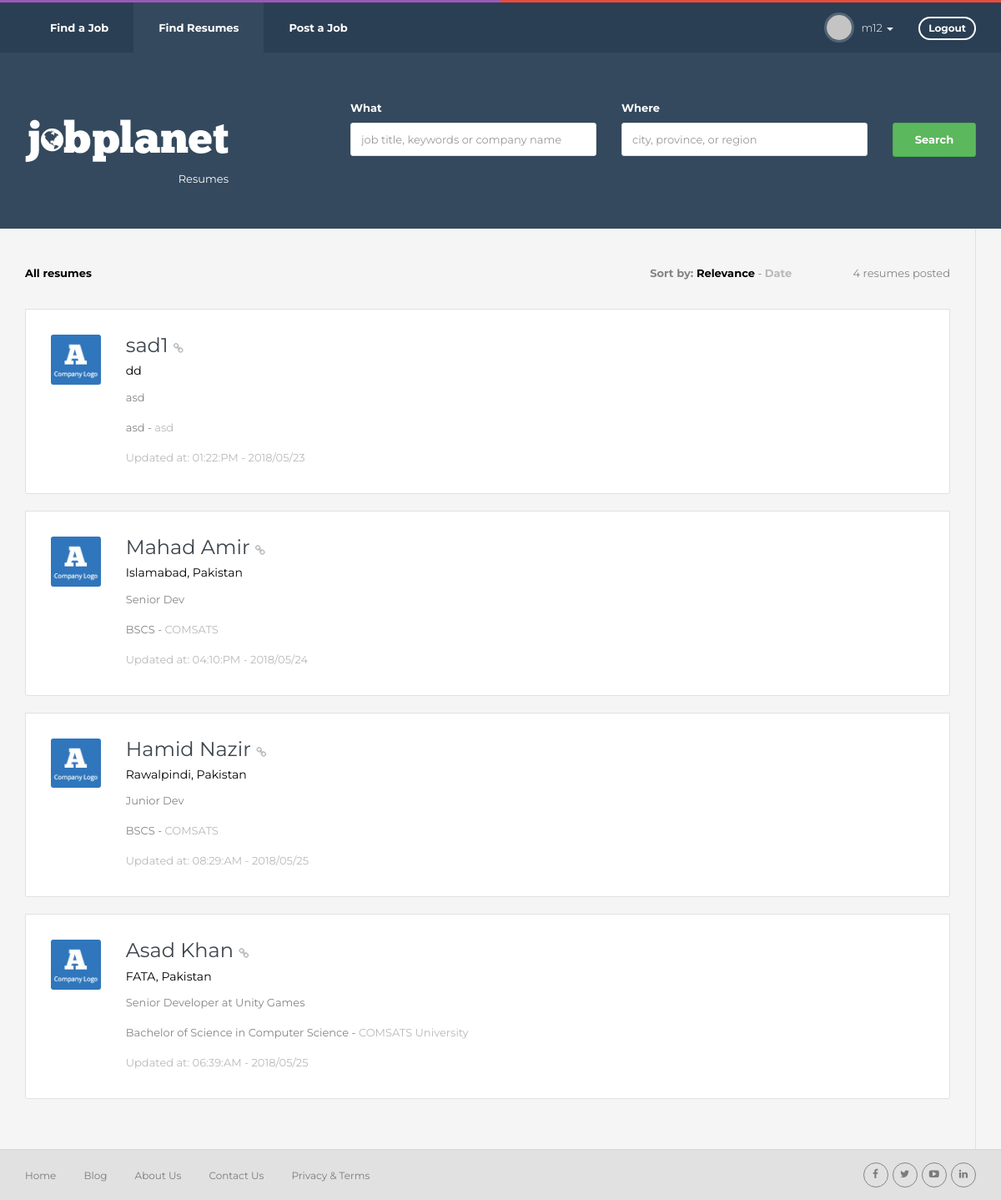
The app's page /resume_list.php (signed in) with its own data.
### tables this page shows
CREATE TABLE IF NOT EXISTS `resume` (
  `ResumeId` int(11) NOT NULL AUTO_INCREMENT,
  `CandidateId` text NOT NULL,
  `FullName` text NOT NULL,
  `Title` text NOT NULL,
  `Degree` text NOT NULL,
  `University` text NOT NULL,
  `Cgpa` text NOT NULL,
  `WorkExperience` mediumtext,
  `AdditionalInformation` mediumtext,
  `Location` text,
  `ListingTime` text NOT NULL,
  `ListingTimeString` text NOT NULL,
  PRIMARY KEY (`ResumeId`)
);

### resume_list.php (the view, shortened to what this page needs)
<?php
if(isset($_SESSION['user'])){
$query = "select * from resume";
$con = mysqli_connect('localhost', 'root', '', 'jobportal');
$res = mysqli_query($con, $query);
$page = "findresumes";
include('header.php');
?>
        <div class="container">
          <div class="row">
            <div class="col-md-4">
              <div class="logo text-center-sm inline"> <a href="index.php">
                  <img src="assets/theme/images/logo.png" alt="">
                  <div class="label-add">Resumes</div>
                </a>
              </div>
            </div>
            <div class="col-md-8">
              <form class="form-search-list" action="job_list.php">
                <div class="row">
                  <div class="col-sm-5 col-xs-6 ">
                    <div class="form-group">
                      <label class="color-white">What</label>
                      <input name="keyword" class="form-control" placeholder="job title, keywords or company name" >
                    </div>
                  </div>
                  <div class="col-sm-5 col-xs-6 ">
                    <div class="form-group">
                      <label class="color-white">Where</label>
                      <input name="location" class="form-control" placeholder="city, province, or region">
                    </div>
                  </div>
                  <div class="col-sm-2 col-xs-12 ">
                    <div class="form-group">
                      <label class="hidden-xs">&nbsp;</label>
                      <button class="btn btn-block btn-theme  btn-success">Search</button>
                    </div>
                  </div>
                </div>
              </form>
            </div>
          </div>
        </div>
      </header>
      <div class="body-content clearfix" >
        <div class="bg-color2">
          <div class="container">
            <div class="row">
              <div class="col-md-12">
                <div class="block-section-sm box-list-area">
                  <div class="row hidden-xs">
                    <div class="col-sm-6  ">
                      <p><strong class="color-black">All resumes</strong></p>
                    </div>
                    <div class="col-xs-4">
                      <p class="text-right">
                        <strong>Sort by: </strong>
                        <a href="resume_list.php" class="<?php if(!(isset($_GET['sortby'])))echo 'link-black'; else echo'color-white-mute'?>"><strong>Relevance</strong></a>
                        -
                        <a href="resume_list.php?sortby=date" class="<?php if(isset($_GET['sortby']))echo 'link-black'; else echo'color-white-mute'?>"><strong>Date</strong></a>
                      </p>
                    </div>
                    <div class="col-sm-2">
                      <p class="text-right">
                        <?php $count = mysqli_num_rows($res);
                              echo $count.' resumes posted';
                        ?>
                      </p>
                    </div>
                  </div>
                   <?php
                   if(mysqli_num_rows($res) > 0){
                    while($row = mysqli_fetch_assoc($res)){
                   ?>
                   <div class="box-list">
                    <div class="item">
                      <div class="row">
                        <div class="col-md-1 hidden-sm hidden-xs"><div class="img-item"><img src="./assets/theme/images/company-logo/1.jpg" alt=""></div></div>
                        <div class="col-md-11">
                          <h3 class="no-margin-top"><a href="resume_details.php?rid=<?=$row['ResumeId']?>"> <?=$row['FullName'] ?> <i class="fa fa-link color-white-mute font-1x"></i></a></h3>
                          <h5><span class="color-black"><?=$row['Location'] ?></span></h5>
                          <p class="text-truncate "><?=$row['Title'] ?></p>
                          <p class="text-truncate "><?=$row['Degree'] ?> - <span class="color-white-mute"> <?=$row['University'] ?> </span></p>
                          <div>
                            <span class="color-white-mute"><?='Updated at: '.$row['ListingTimeString']?></span>
                          </div>
                        </div>
                      </div>
                    </div>
                  </div>
                    <?php }
                  }?>
              </div>
            </div>
          </div>
        </div>
    </div>
    <?php include('footer.php'); ?>
  </div>
  </body>
</html>
<?php }
else
include('error_not_loggedin.php');
?>

### header.php (shortened to what this page needs)
<!DOCTYPE html>
<html lang="en" >
  <head>
    <link href="assets/plugins/bootstrap-3.3.2/css/bootstrap.min.css" rel="stylesheet">
    <link href="assets/plugins/font-awesome-4.2.0/css/font-awesome.min.css" rel="stylesheet">
    <link href="assets/plugins/magnific-popup/magnific-popup.css" rel="stylesheet">
    <link href="assets/theme/css/theme.css" rel="stylesheet">
    <link href="assets/theme/css/theme-custom.css" rel="stylesheet">
  </head>
  <body>
    <div class="wrapper">
      <header class="main-header">
        <nav class="navbar navbar-default main-navbar hidden-sm hidden-xs">
          <div class="container">
            <div class="collapse navbar-collapse" id="bs-example-navbar-collapse-1">
              <ul class="nav navbar-nav">
                <li class="<?php if(isset($page))if($page == 'findjob')echo 'active'?>"><a href="index.php"><strong>Find a Job</strong></a></li>
                <li class="<?php if(isset($page))if($page == 'findresumes')echo 'active'?>"><a href="resume_list.php"><strong>Find Resumes</strong></a></li>
                <li class="<?php if(isset($page))if($page == 'postjob')echo 'active'?>"><a href="job_post_2.php"><strong>Post a Job</strong></a></li>
              </ul>
              <?php if(isset($_SESSION['user'])){ ?>
              <ul class="nav navbar-nav navbar-right">
                <li class="dropdown">
                  <a href="#" class="link-profile dropdown-toggle"  data-toggle="dropdown" >
                    <img src="assets/theme/images/people/4.jpg" alt="" class="img-profile"> &nbsp; <?php echo $_SESSION['user'] ?> <b class="caret"></b>
                  </a>
                </li>
                <li class="link-btn">
                <form action="header.php">
                    <input style="margin-top:17px;"  class="btn btn-theme  btn-pill btn-xs btn-line" name="logout" type="submit" value="Logout" />
                </form>
                </li>
              </ul>
              <?php } ?>
            </div>
          </div>
        </nav>

### footer.php (shortened to what this page needs)
<footer class="main-footer">
<div class="container">
  <div class="row">
    <div class="col-sm-6">
      <ul class="list-inline link-footer text-center-xs">
        <li><a href="index.php">Home</a></li>
        <li><a href="blog.php">Blog</a></li>
        <li><a href="about.php">About Us</a></li>
        <li><a href="contact.php">Contact Us</a></li>
        <li><a href="terms_privacy.php">Privacy & Terms</a></li>
      </ul>
    </div>
    <div class="col-sm-6 ">
      <div class="socials text-right text-center-xs">
        <a href="#"><i class="fa fa-facebook"></i></a>
        <a href="#"><i class="fa fa-twitter"></i></a>
        <a href="#"><i class="fa fa-youtube-play"></i></a>
        <a href="#"><i class="fa fa-linkedin"></i></a>
      </div>
    </div>
  </div>
</div>
</footer>

### records on screen
resume: FullName "sad1", Location "dd", Title "asd", Degree "asd", University "asd", ListingTimeString "01:22:PM - 2018/05/23"
resume: FullName "Mahad Amir", Location "Islamabad, Pakistan", Title "Senior Dev", Degree "BSCS", University "COMSATS", ListingTimeString "04:10:PM - 2018/05/24"
resume: FullName "Hamid Nazir", Location "Rawalpindi, Pakistan", Title "Junior Dev", Degree "BSCS", University "COMSATS", ListingTimeString "08:29:AM - 2018/05/25"
resume: FullName "Asad Khan", Location "FATA, Pakistan", Title "Senior Developer at Unity Games", Degree "Bachelor of Science in Computer Science", University "COMSATS University", ListingTimeString "06:39:AM - 2018/05/25"

### other values on screen
$_SESSION['user'] "m12"
$count "4"
